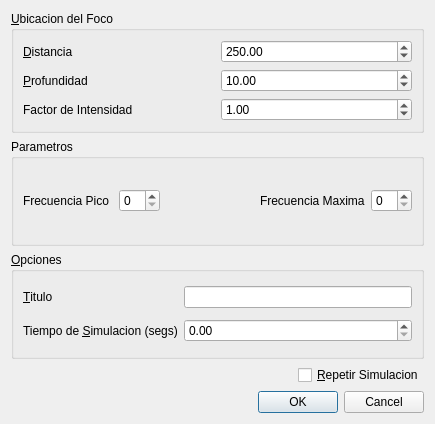
<ui version="4.0" >
 <class>SimulParams</class>
 <widget class="QDialog" name="SimulParams" >
  <property name="geometry" >
   <rect>
    <x>0</x>
    <y>0</y>
    <width>435</width>
    <height>424</height>
   </rect>
  </property>
  <property name="windowTitle" >
   <string>Parametros de Simulacion</string>
  </property>
  <layout class="QGridLayout" name="gridLayout_2" >
   <item row="0" column="0" colspan="2" >
    <widget class="QGroupBox" name="groupBox" >
     <property name="title" >
      <string>&amp;Ubicacion del Foco</string>
     </property>
     <layout class="QGridLayout" name="gridLayout_4" >
      <item row="0" column="0" >
       <widget class="QLabel" name="label_5" >
        <property name="text" >
         <string>&amp;Distancia</string>
        </property>
        <property name="buddy" >
         <cstring>sbDistance</cstring>
        </property>
       </widget>
      </item>
      <item row="0" column="1" >
       <widget class="QDoubleSpinBox" name="sbDistance" >
        <property name="minimum" >
         <double>0.000000000000000</double>
        </property>
        <property name="maximum" >
         <double>999999.989999999990687</double>
        </property>
        <property name="singleStep" >
         <double>10.000000000000000</double>
        </property>
        <property name="value" >
         <double>250.000000000000000</double>
        </property>
       </widget>
      </item>
      <item row="2" column="0" >
       <widget class="QLabel" name="label_9" >
        <property name="text" >
         <string>Factor de Intensidad</string>
        </property>
        <property name="buddy" >
         <cstring>sbFpeak</cstring>
        </property>
       </widget>
      </item>
      <item row="1" column="0" >
       <widget class="QLabel" name="label_6" >
        <property name="text" >
         <string>&amp;Profundidad</string>
        </property>
        <property name="buddy" >
         <cstring>sbDepth</cstring>
        </property>
       </widget>
      </item>
      <item row="1" column="1" >
       <widget class="QDoubleSpinBox" name="sbDepth" >
        <property name="decimals" >
         <number>2</number>
        </property>
        <property name="minimum" >
         <double>0.000000000000000</double>
        </property>
        <property name="maximum" >
         <double>1000000.000000000000000</double>
        </property>
        <property name="singleStep" >
         <double>10.000000000000000</double>
        </property>
        <property name="value" >
         <double>10.000000000000000</double>
        </property>
       </widget>
      </item>
      <item row="2" column="1" >
       <widget class="QDoubleSpinBox" name="sbSstrength" >
        <property name="value" >
         <double>1.000000000000000</double>
        </property>
       </widget>
      </item>
     </layout>
    </widget>
   </item>
   <item row="1" column="0" colspan="2" >
    <widget class="QGroupBox" name="groupBox_2" >
     <property name="title" >
      <string>Parametros</string>
     </property>
     <layout class="QGridLayout" name="gridLayout_3" >
      <item row="0" column="0" >
       <widget class="QLabel" name="label_7" >
        <property name="text" >
         <string>Frecuencia Pico </string>
        </property>
        <property name="buddy" >
         <cstring>sbFpeak</cstring>
        </property>
       </widget>
      </item>
      <item row="0" column="1" >
       <widget class="QSpinBox" name="sbFpeak" />
      </item>
      <item row="0" column="3" >
       <widget class="QLabel" name="label_8" >
        <property name="text" >
         <string>Frecuencia Maxima</string>
        </property>
        <property name="buddy" >
         <cstring>sbFmax</cstring>
        </property>
       </widget>
      </item>
      <item row="0" column="4" >
       <widget class="QSpinBox" name="sbFmax" />
      </item>
      <item row="0" column="2" >
       <spacer name="horizontalSpacer_2" >
        <property name="orientation" >
         <enum>Qt::Horizontal</enum>
        </property>
        <property name="sizeHint" stdset="0" >
         <size>
          <width>40</width>
          <height>20</height>
         </size>
        </property>
       </spacer>
      </item>
     </layout>
    </widget>
   </item>
   <item row="2" column="0" colspan="2" >
    <widget class="QGroupBox" name="groupBox_3" >
     <property name="title" >
      <string>&amp;Opciones</string>
     </property>
     <layout class="QGridLayout" name="gridLayout" >
      <item row="1" column="0" colspan="2" >
       <widget class="QLabel" name="label" >
        <property name="text" >
         <string>Tiempo de &amp;Simulacion (segs)</string>
        </property>
        <property name="buddy" >
         <cstring>sbTMax</cstring>
        </property>
       </widget>
      </item>
      <item row="1" column="2" >
       <widget class="QDoubleSpinBox" name="sbTMax" />
      </item>
      <item row="0" column="0" >
       <widget class="QLabel" name="label_2" >
        <property name="text" >
         <string>&amp;Titulo</string>
        </property>
        <property name="buddy" >
         <cstring>leTitle</cstring>
        </property>
       </widget>
      </item>
      <item row="0" column="2" >
       <widget class="QLineEdit" name="leTitle" />
      </item>
     </layout>
    </widget>
   </item>
   <item row="3" column="0" >
    <spacer name="horizontalSpacer_3" >
     <property name="orientation" >
      <enum>Qt::Horizontal</enum>
     </property>
     <property name="sizeHint" stdset="0" >
      <size>
       <width>265</width>
       <height>20</height>
      </size>
     </property>
    </spacer>
   </item>
   <item row="3" column="1" >
    <widget class="QCheckBox" name="chkLoop" >
     <property name="text" >
      <string>&amp;Repetir Simulacion</string>
     </property>
    </widget>
   </item>
   <item row="4" column="0" colspan="2" >
    <widget class="QDialogButtonBox" name="buttonBox" >
     <property name="standardButtons" >
      <set>QDialogButtonBox::Cancel|QDialogButtonBox::Ok</set>
     </property>
    </widget>
   </item>
  </layout>
 </widget>
 <resources/>
 <connections/>
</ui>
